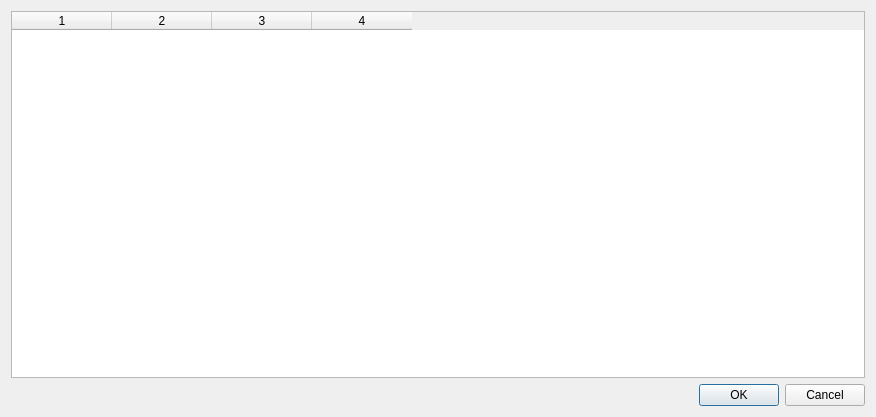
<?xml version="1.0" encoding="UTF-8"?>
<ui version="4.0">
 <class>Dialog</class>
 <widget class="QDialog" name="Dialog">
  <property name="geometry">
   <rect>
    <x>0</x>
    <y>0</y>
    <width>876</width>
    <height>417</height>
   </rect>
  </property>
  <property name="windowTitle">
   <string>Log search</string>
  </property>
  <layout class="QVBoxLayout" name="verticalLayout">
   <item>
    <widget class="QTableWidget" name="tableWidget_logs">
     <property name="editTriggers">
      <set>QAbstractItemView::NoEditTriggers</set>
     </property>
     <property name="selectionBehavior">
      <enum>QAbstractItemView::SelectRows</enum>
     </property>
     <property name="showGrid">
      <bool>false</bool>
     </property>
     <property name="sortingEnabled">
      <bool>true</bool>
     </property>
     <property name="rowCount">
      <number>2</number>
     </property>
     <property name="columnCount">
      <number>4</number>
     </property>
     <attribute name="horizontalHeaderVisible">
      <bool>true</bool>
     </attribute>
     <attribute name="horizontalHeaderHighlightSections">
      <bool>true</bool>
     </attribute>
     <attribute name="verticalHeaderVisible">
      <bool>false</bool>
     </attribute>
     <row/>
     <row/>
     <column/>
     <column/>
     <column/>
     <column/>
    </widget>
   </item>
   <item>
    <widget class="QDialogButtonBox" name="buttonBox">
     <property name="orientation">
      <enum>Qt::Horizontal</enum>
     </property>
     <property name="standardButtons">
      <set>QDialogButtonBox::Cancel|QDialogButtonBox::Ok</set>
     </property>
    </widget>
   </item>
  </layout>
 </widget>
 <resources/>
 <connections>
  <connection>
   <sender>buttonBox</sender>
   <signal>accepted()</signal>
   <receiver>Dialog</receiver>
   <slot>accept()</slot>
   <hints>
    <hint type="sourcelabel">
     <x>248</x>
     <y>254</y>
    </hint>
    <hint type="destinationlabel">
     <x>157</x>
     <y>274</y>
    </hint>
   </hints>
  </connection>
  <connection>
   <sender>buttonBox</sender>
   <signal>rejected()</signal>
   <receiver>Dialog</receiver>
   <slot>reject()</slot>
   <hints>
    <hint type="sourcelabel">
     <x>316</x>
     <y>260</y>
    </hint>
    <hint type="destinationlabel">
     <x>286</x>
     <y>274</y>
    </hint>
   </hints>
  </connection>
 </connections>
</ui>
